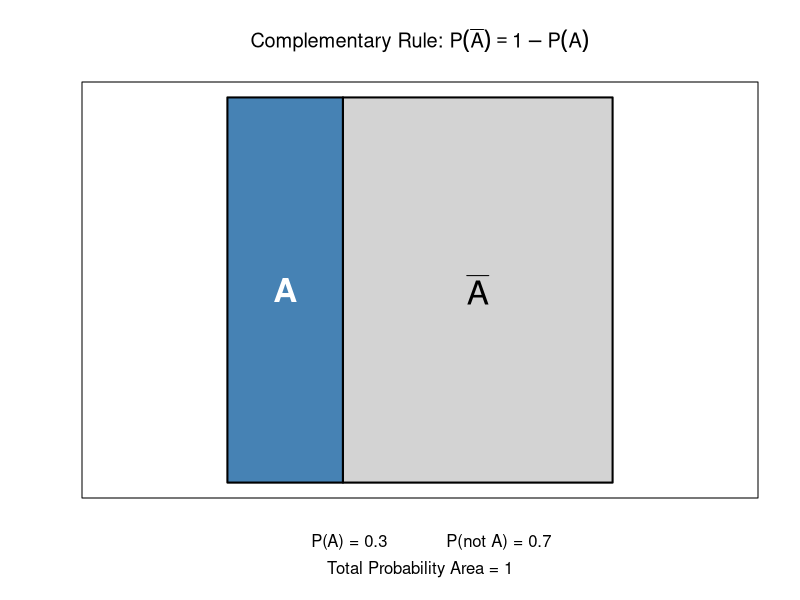

This figure's R source:
# 1. Define the probability of Event A
p_a <- 0.3
p_not_a <- 1 - p_a

# 2. Setup the plot area (Sample Space S)
plot(c(0, 1), c(0, 1), type = "n", 
     main = expression(paste("Complementary Rule: ", P(bar(A)) == 1 - P(A))),
     xlab = "Total Probability Area = 1", ylab = "", 
     xaxt = 'n', yaxt = 'n', asp = 1)

# 3. Draw Event A (The left region)
rect(0, 0, p_a, 1, col = "steelblue", border = "black", lwd = 2)
text(p_a/2, 0.5, "A", col = "white", cex = 2, font = 2)

# 4. Draw Not A (The right region)
rect(p_a, 0, 1, 1, col = "lightgray", border = "black", lwd = 2)
text(p_a + (1 - p_a)/2, 0.5, expression(bar(A)), col = "black", cex = 2, font = 2)

# 5. Add a Legend for the mathematical values
legend("bottom", inset = -0.15, xpd = TRUE, horiz = TRUE, bty = "n",
       legend = c(paste("P(A) =", p_a), 
                  paste("P(not A) =", p_not_a)))
